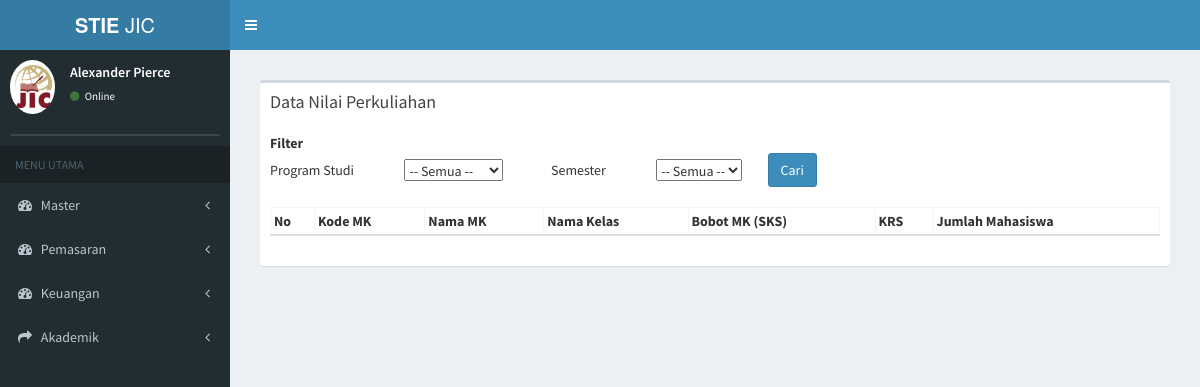
The app's page /index.php/nilai_perkuliahan, older data.
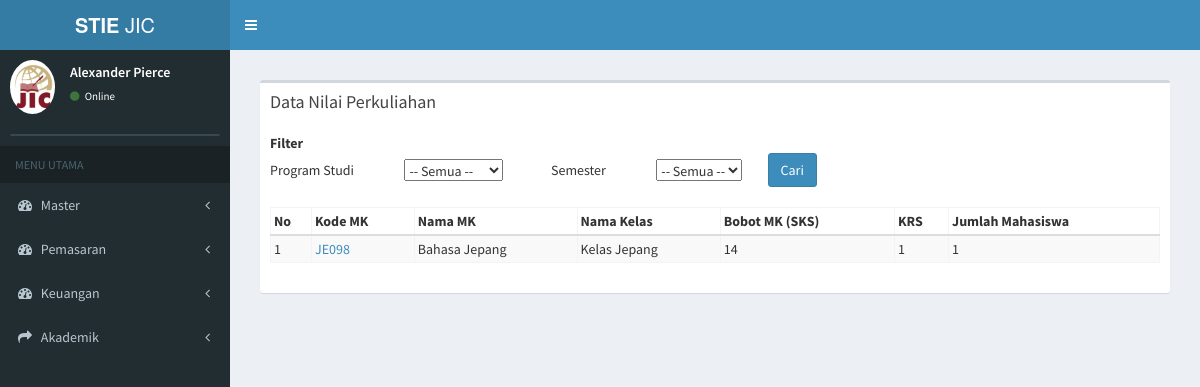
The same page, newer data.
### tables this page shows
CREATE TABLE `tb_kp` (
  `id_kp` varchar(11) NOT NULL,
  `nama_kelas` varchar(50) NOT NULL,
  `id_prodi` varchar(7) NOT NULL,
  `id_periode` varchar(5) NOT NULL,
  `id_detail_kurikulum` varchar(4) NOT NULL,
  `bahasan` text NOT NULL,
  `tgl_mulai` date NOT NULL,
  `tgl_akhir` date NOT NULL,
  `id_dosen` varchar(20) NOT NULL
);

CREATE TABLE `tb_matkul` (
  `kode_matkul` varchar(50) NOT NULL,
  `nama_matkul` varchar(100) NOT NULL,
  `id_prodi` varchar(10) NOT NULL,
  `jenis_matkul` varchar(20) NOT NULL,
  `bobot_matkul` int(11) NOT NULL,
  `bobot_praktikum` int(11) NOT NULL,
  `bobot_tatap_muka` int(11) NOT NULL,
  `bobot_praktik_lapangan` int(11) NOT NULL,
  `bobot_simulasi` int(11) NOT NULL,
  `metode_pembelajaran` varchar(100) NOT NULL,
  `tanggal_mulai` date NOT NULL,
  `tanggal_akhir` date NOT NULL
);

CREATE TABLE `tb_total_mhs` (
  `id_kp` varchar(20) NOT NULL,
  `total_mhs` int(11) NOT NULL
);

### application/controllers/nilai_perkuliahan.php (called while the page is built, shortened)
<?php
class Nilai_perkuliahan extends CI_Controller {
	public function __construct()
	{
		$this->load->model('kelas_perkuliahan_model');
		$this->load->model('daftar_ulang_model');
		$this->load->model('finance_model');
		$this->load->model('nilai_perkuliahan_model');
	}
	public function index(){
				$data['getProdi'] = $this->daftar_ulang_model->getProdi();
				$data['getPeriode'] = $this->daftar_ulang_model->getPeriode();
				$data['kp'] = $this->kelas_perkuliahan_model->data_kp();
				$data['main_view'] = 'Nilai_perkuliahan/nilai_perkuliahan_view';
				$this->load->view('template', $data);
	}
}

### index.php (called while the page is built, shortened)
<?php
require_once BASEPATH.'core/CodeIgniter.php';

### application/models/kelas_perkuliahan_model.php (called while the page is built, shortened)
<?php
class Kelas_perkuliahan_model extends CI_Model {
	public function data_kp(){
		$this->db->select('*');
		 $this->db->from('tb_kp');
		 $this->db->join('tb_prodi','tb_prodi.id_prodi=tb_kp.id_prodi');
     $this->db->join('tb_periode','tb_periode.id_periode=tb_kp.id_periode');
     $this->db->join('tb_detail_kurikulum','tb_detail_kurikulum.id_detail_kurikulum=tb_kp.id_detail_kurikulum');
     $this->db->join('tb_matkul','tb_matkul.kode_matkul=tb_detail_kurikulum.kode_matkul');
     $this->db->join('tb_dosen','tb_dosen.id_dosen=tb_kp.id_dosen');
     $this->db->join('tb_total_mhs','tb_total_mhs.id_kp=tb_kp.id_kp');
		 $query = $this->db->get();
		 return $query->result();
	}
}

### application/views/Nilai_perkuliahan/nilai_perkuliahan_view.php (the view, shortened to what this page needs)
<section class="content">
  <div class="row">
    <div class="col-xs-12">
      <div class="box">
        <div class="box-header">
          <h3 class="box-title">Data Nilai Perkuliahan</h3>
        </div>
        <div class="box-body">
          <table class="">
            <tbody>
              <form method="get" action="<?php echo base_url("nilai_perkuliahan/filter_kp/")?>">
              <tr>
                <th>Filter</th>
              </tr>
              <tr>
                <td>Program Studi</td>
                <td>&nbsp;&nbsp;&nbsp;&nbsp;&nbsp;&nbsp;&nbsp;&nbsp;&nbsp;&nbsp;&nbsp;&nbsp;&nbsp;&nbsp;&nbsp;&nbsp;&nbsp;
                  <select name="id_prodi" onchange="return get_prodi_periode2(this.value)">
                    <option value="">-- Semua --</option>
                  </select>
                </td>
                <td>&nbsp;&nbsp;&nbsp;&nbsp;&nbsp;&nbsp;&nbsp;&nbsp;&nbsp;&nbsp;&nbsp;&nbsp;&nbsp;&nbsp;&nbsp;&nbsp;&nbsp;Semester</td>
                <td>&nbsp;&nbsp;&nbsp;&nbsp;&nbsp;&nbsp;&nbsp;&nbsp;&nbsp;&nbsp;&nbsp;&nbsp;&nbsp;&nbsp;&nbsp;&nbsp;&nbsp;
                  <select name="id_periode" id="id_periode2">
                    <option value="">-- Semua --</option>
                  </select>
                </td>
                <td>
                  &nbsp;&nbsp;&nbsp;&nbsp;&nbsp;&nbsp;&nbsp;&nbsp;&nbsp;<input type="submit" class="btn btn-primary" value="Cari">
                </td>
              </tr>
            </tbody>
          </table>
           <br>
          <table id="example3" class="table2 table-bordered table-striped">
            <thead>
            <tr>
              <th>No</th>
              <th>Kode MK</th>
              <th>Nama MK</th>
              <th>Nama Kelas</th>
              <th>Bobot MK (SKS)</th>
              <th>KRS</th>
              <th>Jumlah Mahasiswa</th>
            </tr>
            </thead>
            <tbody>
            <?php
            $no = 0;
            foreach ($kp as $data) { ?>
             <?php
              echo '
            <tr>
              <td>'.++$no.'</td>
              <td><a href="'.base_url('nilai_perkuliahan/detail_nilai/'.$data->id_kp).'">'.$data->kode_matkul.'</a></td>
              <td>'.$data->nama_matkul.'</td>
              <td>'.$data->nama_kelas.'</td>
              <td>'.$data->bobot_matkul.'</td>
              <td>'.$data->total_mhs.'</td>
              <td>'.$data->total_mhs.'</td>
              </tr>
            ' ;
          }
          ?>
            </tbody>
          </table>
        </div>
      </div>
    </div>
  </div>
</section>

Row changes from the older to the newer data that the page shows:
now on this page (row edited): tb_kp: tb_matkul.kode_matkul "JE098", tb_matkul.nama_matkul "Bahasa Jepang", nama_kelas "Kelas Jepang", tb_matkul.bobot_matkul "14", tb_total_mhs.total_mhs "1"
